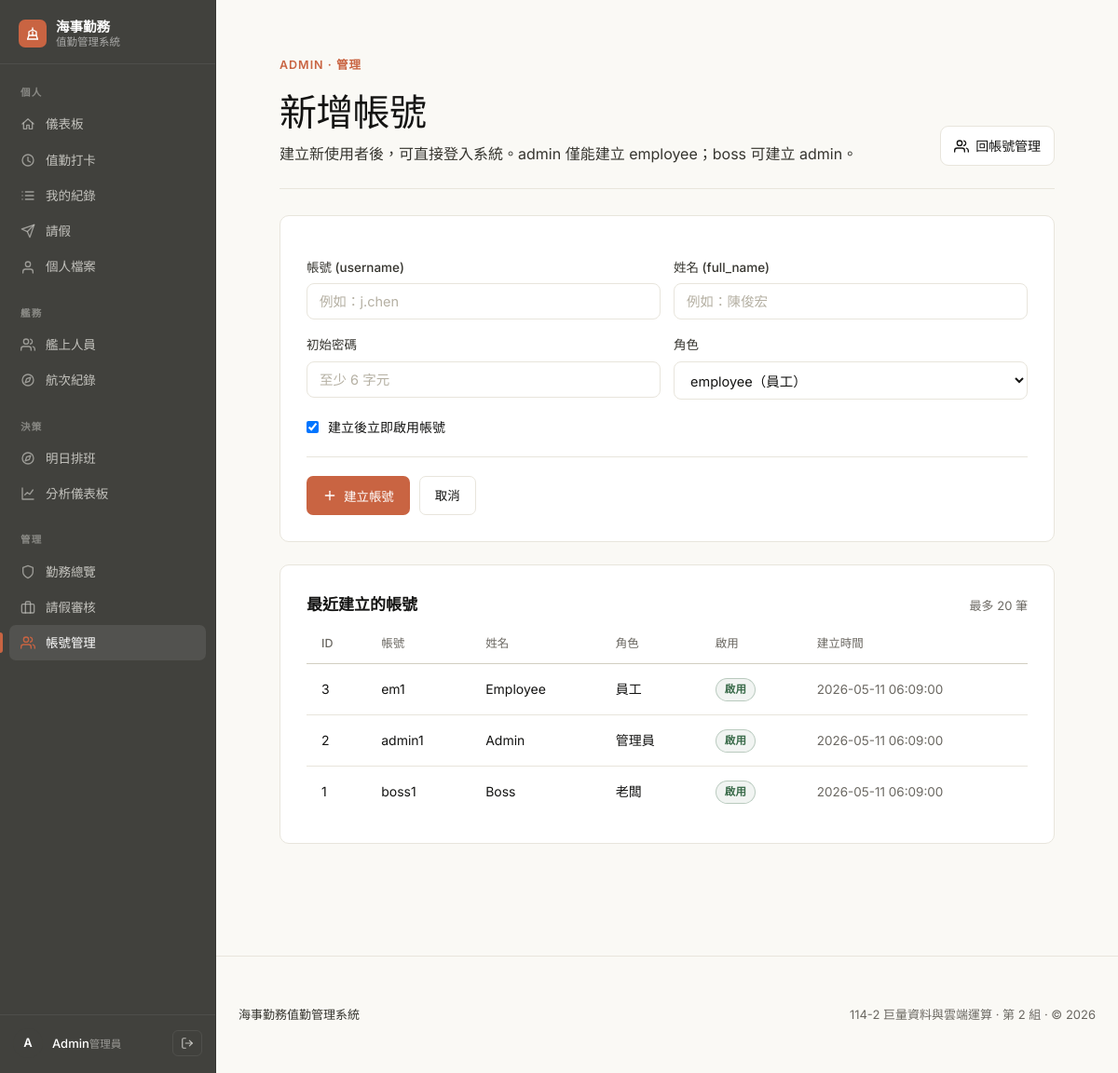
Page /admin_create_user.php (signed in) on the committed database.
### tables this page shows
CREATE TABLE IF NOT EXISTS users (
  user_id INT AUTO_INCREMENT PRIMARY KEY,
  username VARCHAR(50) NOT NULL UNIQUE,
  password_hash VARCHAR(255) NOT NULL,
  full_name VARCHAR(100) NOT NULL,
  role ENUM('boss','admin','employee') NOT NULL DEFAULT 'employee',
  duty_position VARCHAR(20) NOT NULL DEFAULT '前甲板',
  is_active TINYINT(1) NOT NULL DEFAULT 1,
  created_at DATETIME NOT NULL DEFAULT CURRENT_TIMESTAMP
);

### admin_create_user.php (the view, shortened to what this page needs)
<?php
require 'db.php';
require_once 'ui.php';
$stmt = $pdo->query("SELECT user_id, username, full_name, role, is_active, created_at FROM users ORDER BY user_id DESC LIMIT 20");
$users = $stmt->fetchAll();
?>
<!doctype html>
<html lang="zh-TW">
<head>
  <?php style_link(); ?>
</head>
<body>
  <?php nav_top(); ?>
  <div class="wrap mid">
    <?php
    $actions = '<a class="btn ghost" href="admin_users.php">'.icon_svg('users').'回帳號管理</a>';
    page_header(
      '新增帳號',
      '建立新使用者後，可直接登入系統。admin 僅能建立 employee；boss 可建立 admin。',
      'ADMIN · 管理',
      $actions
    );
    ?>
    <div class="card">
      <form method="post" autocomplete="off">
        <div class="row">
          <div>
            <label>帳號 (username)</label>
            <input name="username" required placeholder="例如：j.chen">
          </div>
          <div>
            <label>姓名 (full_name)</label>
            <input name="full_name" required placeholder="例如：陳俊宏">
          </div>
        </div>
        <div class="row">
          <div>
            <label>初始密碼</label>
            <input name="password" type="password" required placeholder="至少 6 字元">
          </div>
          <div>
            <label>角色</label>
            <select name="role">
              <?php if(is_boss()): ?>
                <option value="employee" selected>employee（員工）</option>
                <option value="admin">admin（管理員）</option>
              <?php else: ?>
                <option value="employee" selected>employee（員工）</option>
              <?php endif; ?>
            </select>
          </div>
        </div>
        <label class="check-label">
          <input type="checkbox" name="is_active" checked style="width:auto;">
          建立後立即啟用帳號
        </label>
        <div class="form-actions">
          <button class="btn primary" type="submit"><?= icon_svg("plus") ?>建立帳號</button>
          <a class="btn ghost" href="admin_users.php">取消</a>
        </div>
      </form>
    </div>
    <div class="card">
      <div class="card-head" style="border:0;padding:0;margin:0 0 8px;">
        <h2>最近建立的帳號</h2>
        <span class="meta">最多 20 筆</span>
      </div>
      <table>
        <tr><th>ID</th><th>帳號</th><th>姓名</th><th>角色</th><th>啟用</th><th>建立時間</th></tr>
        <?php foreach($users as $u): ?>
          <tr>
            <td><?= h($u['user_id']) ?></td>
            <td><?= h($u['username']) ?></td>
            <td><?= h($u['full_name']) ?></td>
            <td><?= h(role_name($u['role'])) ?></td>
            <td><?= ((int)$u['is_active']===1) ? badge('啟用','ok') : badge('停用','off') ?></td>
            <td class="muted"><?= h($u['created_at']) ?></td>
          </tr>
        <?php endforeach; ?>
      </table>
    </div>
  </div>
  <?php page_footer(); ?>
</body>
</html>

### ui.php (shortened to what this page needs)
<?php
function h($s){ return htmlspecialchars((string)$s, ENT_QUOTES, 'UTF-8'); }
function role_name($r){
  if ($r==='boss') return '老闆';
  if ($r==='admin') return '管理員';
  return '員工';
}
function is_boss(){
  return (($_SESSION['role'] ?? '') === 'boss');
}
function is_admin(){
  $r = ($_SESSION['role'] ?? '');
  return in_array($r, ['admin','boss'], true);
}
function badge($txt, $type){
  $type = in_array($type, ['ok','warn','off','bad','info'], true) ? $type : 'off';
  return '<span class="badge '.$type.'">'.h($txt).'</span>';
}
function avatar_initial($name, $size = 32, $variant = 'muted'){
  $init = $name ? mb_substr($name, 0, 1) : '·';
  $sz = in_array($size, [32,44,56], true) ? $size : 32;
  return '<span class="avatar sz-'.$sz.' '.h($variant).'">'.h($init).'</span>';
}
function icon_svg($name){
  $c = 'currentColor';
  $s = '<svg class="ico" width="16" height="16" viewBox="0 0 24 24" fill="none" stroke="'.$c.'" stroke-width="2" stroke-linecap="round" stroke-linejoin="round">';
  switch ($name) {
    case 'shield':    return $s.'<path d="M12 22s8-4 8-10V5l-8-3-8 3v7c0 6 8 10 8 10z"/></svg>';
    case 'lock':      return $s.'<rect x="3" y="11" width="18" height="11" rx="2" ry="2"/><path d="M7 11V7a5 5 0 0 1 10 0v4"/></svg>';
    case 'ship':      return $s.'<path d="M20 21H4"/><path d="M4 21l2-6h12l2 6"/><path d="M6 15V9l6-3 6 3v6"/><path d="M12 6V3"/><path d="M12 9v6"/></svg>';
    case 'login':     return $s.'<path d="M15 3h4a2 2 0 0 1 2 2v14a2 2 0 0 1-2 2h-4"/><path d="M10 17l5-5-5-5"/><path d="M15 12H3"/></svg>';
    case 'logout':    return $s.'<path d="M9 21H5a2 2 0 0 1-2-2V5a2 2 0 0 1 2-2h4"/><path d="M16 17l5-5-5-5"/><path d="M21 12H9"/></svg>';
    case 'clock':     return $s.'<circle cx="12" cy="12" r="9"/><path d="M12 7v6l4 2"/></svg>';
    case 'list':      return $s.'<path d="M8 6h13"/><path d="M8 12h13"/><path d="M8 18h13"/><path d="M3 6h.01"/><path d="M3 12h.01"/><path d="M3 18h.01"/></svg>';
    case 'users':     return $s.'<path d="M17 21v-2a4 4 0 0 0-4-4H5a4 4 0 0 0-4 4v2"/><circle cx="9" cy="7" r="4"/><path d="M23 21v-2a4 4 0 0 0-3-3.87"/><path d="M16 3.13a4 4 0 0 1 0 7.75"/></svg>';
    case 'plus':      return $s.'<path d="M12 5v14"/><path d="M5 12h14"/></svg>';
    case 'edit':      return $s.'<path d="M12 20h9"/><path d="M16.5 3.5a2.1 2.1 0 0 1 3 3L7 19l-4 1 1-4 12.5-12.5z"/></svg>';
    case 'trash':     return $s.'<path d="M3 6h18"/><path d="M8 6V4h8v2"/><path d="M19 6l-1 14H6L5 6"/><path d="M10 11v6"/><path d="M14 11v6"/></svg>';
    case 'download':  return $s.'<path d="M21 15v4a2 2 0 0 1-2 2H5a2 2 0 0 1-2-2v-4"/><path d="M7 10l5 5 5-5"/><path d="M12 15V3"/></svg>';
    case 'plane':     return $s.'<path d="M22 2L11 13"/><path d="M22 2l-7 20-4-9-9-4 20-7z"/></svg>';
    case 'check':     return $s.'<path d="M20 6L9 17l-5-5"/></svg>';
    case 'x':         return $s.'<path d="M18 6L6 18"/><path d="M6 6l12 12"/></svg>';
    case 'home':      return $s.'<path d="M3 12L12 4l9 8"/><path d="M5 10v10h5v-6h4v6h5V10"/></svg>';
    case 'compass':   return $s.'<circle cx="12" cy="12" r="9"/><polygon points="16.24 7.76 14.12 14.12 7.76 16.24 9.88 9.88 16.24 7.76"/></svg>';
    case 'anchor':    return $s.'<circle cx="12" cy="5" r="3"/><path d="M12 8v13"/><path d="M5 12H2a10 10 0 0 0 20 0h-3"/></svg>';
    case 'chart':     return $s.'<path d="M3 3v18h18"/><path d="M7 14l4-4 4 3 5-7"/></svg>';
    case 'user':      return $s.'<path d="M20 21v-2a4 4 0 0 0-4-4H8a4 4 0 0 0-4 4v2"/><circle cx="12" cy="7" r="4"/></svg>';
    case 'menu':      return $s.'<path d="M3 6h18"/><path d="M3 12h18"/><path d="M3 18h18"/></svg>';
    case 'briefcase': return $s.'<rect x="2" y="7" width="20" height="14" rx="2"/><path d="M16 21V5a2 2 0 0 0-2-2h-4a2 2 0 0 0-2 2v16"/></svg>';
  }
  return '';
}
function style_link(){
  $p = __DIR__ . '/style.css';
  $v = @filemtime($p) ?: time();
  echo '<link rel="stylesheet" href="style.css?v='.$v.'">';
}
function page_footer(){
  $y = date('Y');
  echo '<footer class="site-footer"><div class="wrap"><div class="footer-row">';
  echo '<div class="footer-brand">';
  echo '<span>海事勤務值勤管理系統</span>';
  echo '</div>';
  echo '<div class="footer-meta">114-2 巨量資料與雲端運算 · 第 2 組 · &copy; '.$y.'</div>';
  echo '</div></div></footer>';
}
function page_header($title, $subtitle = '', $eyebrow = '', $actions_html = ''){
  echo '<header class="page-header">';
  echo '<div class="ph-text">';
  if ($eyebrow !== '') echo '<div class="eyebrow">'.h($eyebrow).'</div>';
  echo '<h1 class="page-title">'.h($title).'</h1>';
  if ($subtitle !== '') echo '<p class="page-subtitle">'.h($subtitle).'</p>';
  echo '</div>';
  if ($actions_html !== '') echo '<div class="ph-actions">'.$actions_html.'</div>';
  echo '</header>';
}
function sb_item($href, $icon, $label, $active = false){
  $cls = 'sb-item' . ($active ? ' active' : '');
  return '<a class="'.$cls.'" href="'.h($href).'">'.icon_svg($icon).'<span>'.h($label).'</span></a>';
}
function nav_top($title = ''){
  $name = $_SESSION['full_name'] ?? '';
  $role = $_SESSION['role'] ?? '';
  $cur  = basename($_SERVER['SCRIPT_NAME'] ?? '');
  echo '<button class="sb-burger" onclick="document.body.classList.toggle(\'sb-open\')" aria-label="切換選單">'.icon_svg('menu').'</button>';
  echo '<span class="sb-mbrand"><span class="sb-mlogo">'.icon_svg('ship').'</span>海事勤務</span>';
  echo '<aside class="sidebar">';
  echo '<a class="sb-brand" href="dashboard.php">';
  echo '<span class="sb-logo">'.icon_svg('ship').'</span>';
  echo '<span class="sb-bcol"><span class="sb-bname">海事勤務</span><span class="sb-btag">值勤管理系統</span></span>';
  echo '</a>';
  echo '<nav class="sb-nav">';
  echo '<div class="sb-group">';
  echo '<div class="sb-group-label">個人</div>';
  echo sb_item('dashboard.php', 'home',     '儀表板',  $cur==='dashboard.php');
  echo sb_item('punch.php',     'clock',    '值勤打卡', $cur==='punch.php');
  echo sb_item('records.php',   'list',     '我的紀錄', $cur==='records.php');
  echo sb_item('leave.php',     'plane',    '請假',    $cur==='leave.php');
  echo sb_item('profile.php',   'user',     '個人檔案', $cur==='profile.php');
  echo '</div>';
  echo '<div class="sb-group">';
  echo '<div class="sb-group-label">艦務</div>';
  echo sb_item('crew.php',     'users',   '艦上人員', $cur==='crew.php');
  echo sb_item('voyages.php',  'compass', '航次紀錄', $cur==='voyages.php');
  echo '</div>';
  if (is_admin()) {
    echo '<div class="sb-group">';
    echo '<div class="sb-group-label">決策</div>';
    echo sb_item('scheduler.php',       'compass',   '明日排班', $cur==='scheduler.php');
    echo sb_item('admin_dashboard.php', 'chart',     '分析儀表板', $cur==='admin_dashboard.php');
    echo '</div>';
    echo '<div class="sb-group">';
    echo '<div class="sb-group-label">管理</div>';
    echo sb_item('admin_status.php',    'shield',    '勤務總覽', in_array($cur, ['admin_status.php','admin_edit.php'], true));
    echo sb_item('admin_leave.php',     'briefcase', '請假審核', $cur==='admin_leave.php');
    echo sb_item('admin_users.php',     'users',     '帳號管理', in_array($cur, ['admin_users.php','admin_create_user.php','admin_user_edit.php'], true));
    echo '</div>';
  }
  echo '</nav>';
  echo '<div class="sb-foot">';
  echo avatar_initial($name, 32, 'primary');
  echo '<span class="sb-user"><span class="sb-uname">'.h($name).'</span><span class="sb-urole">'.h(role_name($role)).'</span></span>';
  echo '<form method="post" action="logout.php" style="display:inline;margin:0;padding:0;">';
  echo '<button class="sb-logout" type="submit" title="登出" aria-label="登出">'.icon_svg('logout').'</button>';
  echo '</form>';
  echo '</div>';
  echo '</aside>';
}

### rows in the picture
users: user_id "3", username "em1", full_name "Employee", role "員工", created_at "2026-05-11 06:09:00"
users: user_id "2", username "admin1", full_name "Admin", role "管理員", created_at "2026-05-11 06:09:00"
users: user_id "1", username "boss1", full_name "Boss", role "老闆", created_at "2026-05-11 06:09:00"

### other values in the picture
$label "儀表板 值勤打卡 我的紀錄 請假 個人檔案 艦上人員 航次紀錄 明日排班 分析儀表板 勤務總覽 請假審核 帳號管理"
$init "A"
$name "Admin"
role_name($role) "管理員"
$eyebrow "ADMIN · 管理"
$title "新增帳號"
$subtitle "建立新使用者後，可直接登入系統。admin 僅能建立 employee；boss 可建立 admin。"
$y "2026"
